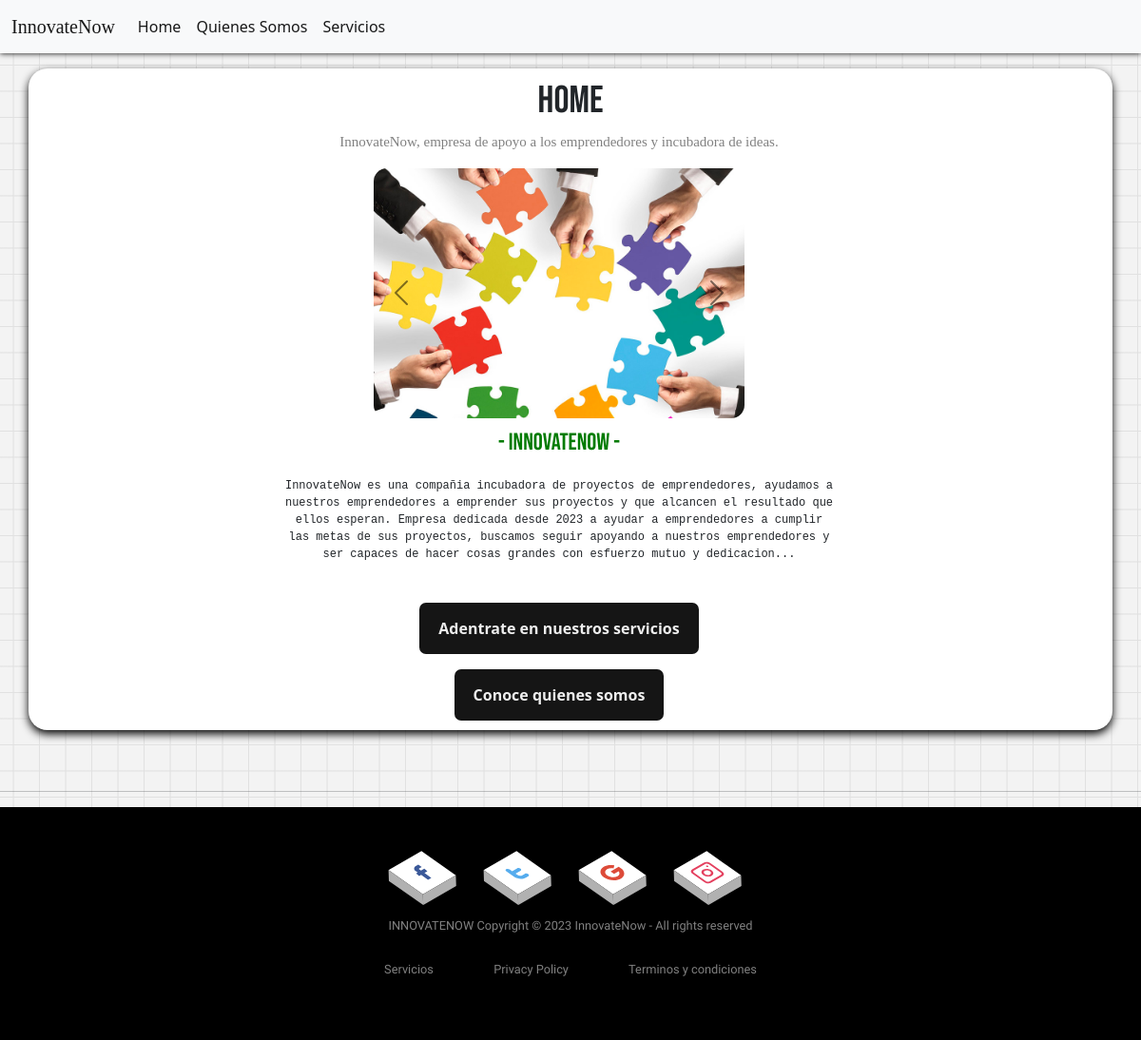
The app's page /Innova/Home with its own data.
### Innova/models.py (models this page shows, shortened)
class Nav(models.Model):
    id_nav = models.AutoField(db_column='idNav', primary_key=True)
    nombre_nav = models.CharField(max_length=20, blank=False, null=False)
    url_nav = models.CharField(max_length=20, blank=False, null=False)
    class Meta:
        db_table = 'Navs'

### Innova/views.py (the view)
# urls.py: path('Home', views.home, name='Home'),
def home(request):
    navbar = Nav.objects.all()
    context = {'navbar':navbar}
    return render(request, 'pages/index.html', context)

### Innova/templates/pages/index.html (shortened to what this page needs)
{% load static %}
<!DOCTYPE html>
<html lang="es">
<head>
    <link href="https://cdn.jsdelivr.net/npm/bootstrap@5.0.2/dist/css/bootstrap.min.css" rel="stylesheet">
    <link rel="stylesheet" href="{% static 'css/base.css' %}">
    <link rel="stylesheet" href="{% static 'css/index.css' %}">
    <link rel="stylesheet" href="https://cdnjs.cloudflare.com/ajax/libs/font-awesome/4.7.0/css/font-awesome.min.css">
</head>
<body>
    <nav class="navbar navbar-expand-lg navbar-light bg-light">
        <div class="container-fluid">
          <a class="navbar-brand" href="#">InnovateNow</a>
          <div class="collapse navbar-collapse" id="navbarSupportedContent">
            <ul class="navbar-nav me-auto mb-2 mb-lg-0">
            {% if navbar %}
                {% for nav in navbar %}
                <li class="nav-item">
                    <a class="nav-link active" href="{{nav.url_nav}}">{{nav.nombre_nav}}</a>
                </li>
                {% endfor %}
            {% endif %}
            </ul>
          </div>
        </div>
    </nav>
    <div class="container mt-3">
        <h1>Home</h1>
        <div class="row">
            <div class="col-12 text-center">
                <p class="descripcion-text">InnovateNow, empresa de apoyo a los emprendedores y incubadora de ideas.</p>
            </div>
        </div>
        <div class="row" id="equipo-breve">
            <div class="col-12 text-center">
                <div id="carouselExampleAutoplaying" class="carousel carousel-dark slide slide" data-bs-ride="carousel">
                    <div class="carousel-inner">
                      <div class="carousel-item active">
                        <img src="{% static 'img/trabajo-equipo.jpg' %}" class="Equipo-Innovate" alt="Equipo-Innovate">
                      </div>
                    </div>
                    <button class="carousel-control-prev" type="button" data-bs-target="#carouselExampleAutoplaying" data-bs-slide="prev">
                      <span class="carousel-control-prev-icon" aria-hidden="true"></span>
                    </button>
                    <button class="carousel-control-next" type="button" data-bs-target="#carouselExampleAutoplaying" data-bs-slide="next">
                      <span class="carousel-control-next-icon" aria-hidden="true"></span>
                    </button>
                  </div>
           </div>
        </div>
        <div class="row mt-2">
            <div class="col-12 text-center" id="h2-div">
                <h2>- InnovateNow -</h2>
            </div>
            <div class="col-12 text-center" id="p-descripcion">
                <p>InnovateNow es una compañia incubadora de proyectos de emprendedores, ayudamos a nuestros emprendedores a emprender sus proyectos y que alcancen el resultado que ellos esperan. Empresa dedicada desde 2023 a ayudar a emprendedores a cumplir las metas de sus proyectos, buscamos seguir apoyando a nuestros emprendedores y ser capaces de hacer cosas grandes con esfuerzo mutuo y dedicacion...</p>
            </div>
            <div class="col-12 text-center mt-3" id="boton-row3">
                <a href="{% url 'Servicios' %}"><button class="button">Adentrate en nuestros servicios</button></a>
            </div>
            <div class="col-12 text-center mt-3" id="boton-row3">
              <a href="{% url 'Quienes-somos' %}"><button class="button">Conoce quienes somos</button></a>
          </div>
        </div>
    </div>
    <br>
    <br>
    <hr>
    <footer>
      <div class="footer">
        <div class="row">
          <ul class="social">
            <li class="social-item">
              <a class="social-link" href="/">
              </a>
            </li>
            <li class="social-item">
              <a class="social-link" href="/">
              </a>
            </li>
            <li class="social-item">
              <a class="social-link" href="/">
              </a>
            </li>
            <li class="social-item">
              <a class="social-link" href="/">
              </a>
            </li>
          </ul>
        </div>
        <div class="row">
            INNOVATENOW Copyright © 2023 InnovateNow - All rights reserved
        </div>
        <div class="row">
          <ul>
            <li><a href="{% url 'Servicios' %}">Servicios</a></li>
            <li><a href="#">Privacy Policy</a></li>
            <li><a href="#">Terminos y condiciones</a></li>
          </ul>
        </div>
      </div>
    </footer>
</body>
</html>

### Innova/static/css/base.css (style rules this page uses)
h1,h2,h3,h4 { text-align: center; font-family: nav; }
.navbar { box-shadow: 0px 0px 6px black; }
.navbar-brand { font-family: logo; }
p { text-align: center; }
.container { border-radius: 20px; box-shadow: 0px 4px 10px rgb(0, 0, 0); min-height: 640px; padding: 10px; background-color: white; }
body { width: 100%; height: 100%; --color: #E1E1E1; background-color: #F3F3F3; background-image: linear-gradient(0deg, transparent 24%, var(--color) 25%, var(--color) 26%, transparent 27%,transparent 74%, var(--color) 75%, var(--color) 76%, transparent 77%,transparent), linear-gradient(90deg, transparent 24%, var(--color) 25%, var(--color) 26%, transparent 27%,transparent 74%, var(--color) 75%, var(--color) 76%, transparent 77%,transparent); background-size: 55px 55px; }
.footer { background:#000; padding:30px 0px; font-family: 'Play', sans-serif; text-align:center; }
.footer .row { width:100%; margin:1% 0%; padding:0.6% 0%; color:gray; font-size:0.8em; }
.footer .row a { text-decoration:none; color:gray; transition:0.5s; display: flex; }
.footer .row ul { width:100%; }
.footer .row ul li { display:inline-block; margin: 0px 30px; }
.row { width: 100%; justify-content: center; display: grid; }
.descripcion-text { font-size: 15px; font-family: logo; color: gray; }
.social { margin: 0; list-style: none; padding-left: 0; display: flex; justify-content: center; align-items: center; height: 100%; }
.social .social-item { margin: 0 30px; width: 40px; height: 40px; display: flex; justify-content: center; align-items: center; }
.social .social-item .social-link { position: relative; width: 100%; height: 100%; display: flex; justify-content: center; align-items: center; background: #fff; text-align: center; transform: perspective(1000px) rotate(-30deg) skew(25deg) translate(0, 0); transition: all 0.4s ease; }
.social .social-item .social-link::before { content: ""; position: absolute; top: 5px; left: -10px; height: 100%; width: 10px; background: #b1b1b1; transition: all 0.4s ease; transform: rotate(0deg) skewY(-45deg); }
.social .social-item .social-link::after { content: ""; position: absolute; top: 40px; left: -5px; height: 10px; width: 100%; background: #b1b1b1; transition: all 0.4s ease; transform: rotate(0deg) skewX(-45deg); }
.social .social-item:nth-child(1) a { color: #3b5999; }
.social .social-item:nth-child(2) a { color: #55acee; }
.social .social-item:nth-child(3) a { color: #dd4b39; }
.social .social-item:nth-child(4) a { color: #e4405f; }

### Innova/static/css/index.css (style rules this page uses)
.descripcion-text { font-size: 15px; font-family: logo; color: gray; }
.Equipo-Innovate { width: 390px; text-align: center; border-radius: 14px; }
#equipo-breve { text-align: center; }
#h2-div { width: 100%; display: flex; justify-content: center; align-items: center; }
h2 { color: #007b00; width: 100%; border-radius: 14px; font-size: 25px; padding: 3px; }
#p-descripcion { animation-name: example; animation-duration: 3s; animation-iteration-count: infinite; border-radius: 10px; padding: 10px; width: 600px; font-size: small; font-family: monospace; }
.button { padding: 15px 20px; border: none; outline: none; background-color: #151515; color: #eee; border-radius: 7px; font-weight: 600; cursor: pointer; transition: all 0.25s ease-out; }

### records on screen
Nav: nombre_nav "Home"
Nav: nombre_nav "Quienes Somos"
Nav: nombre_nav "Servicios"
